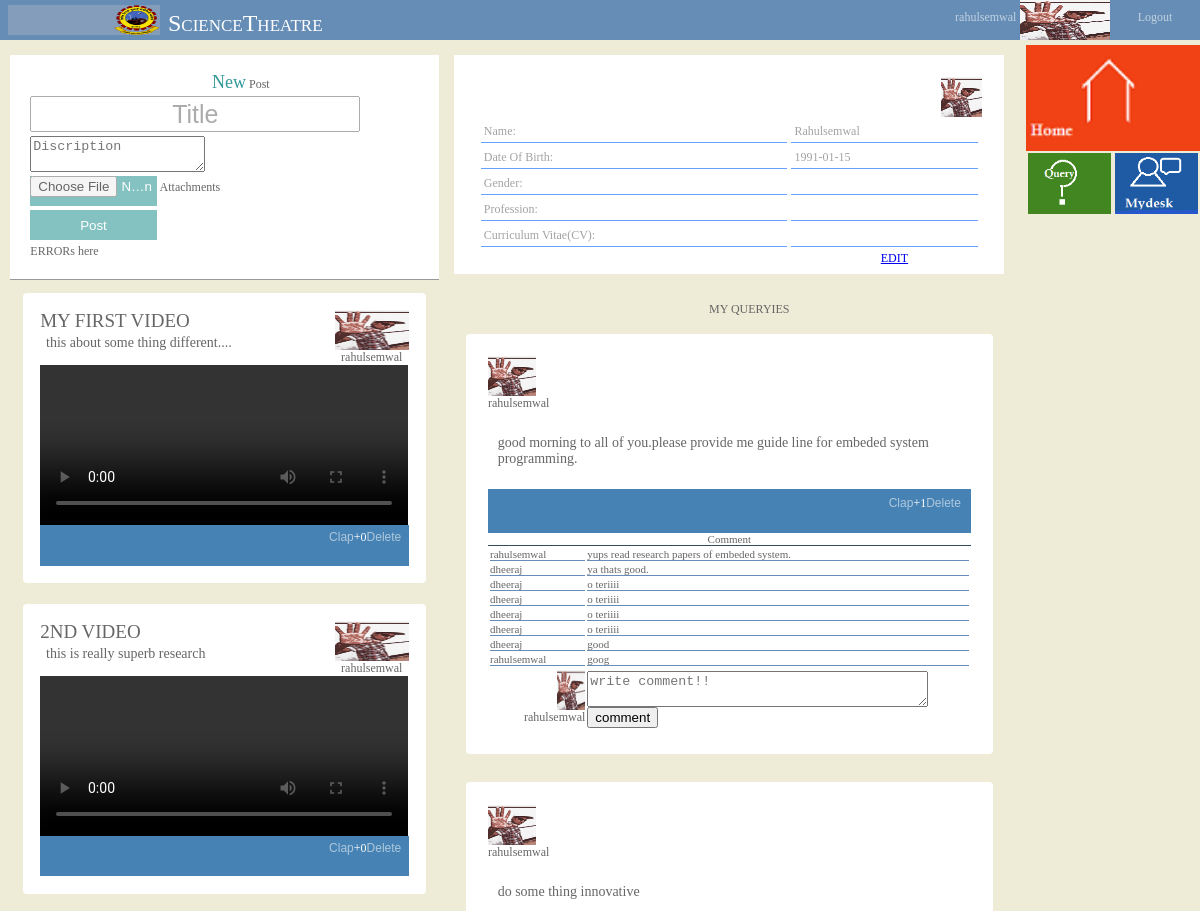
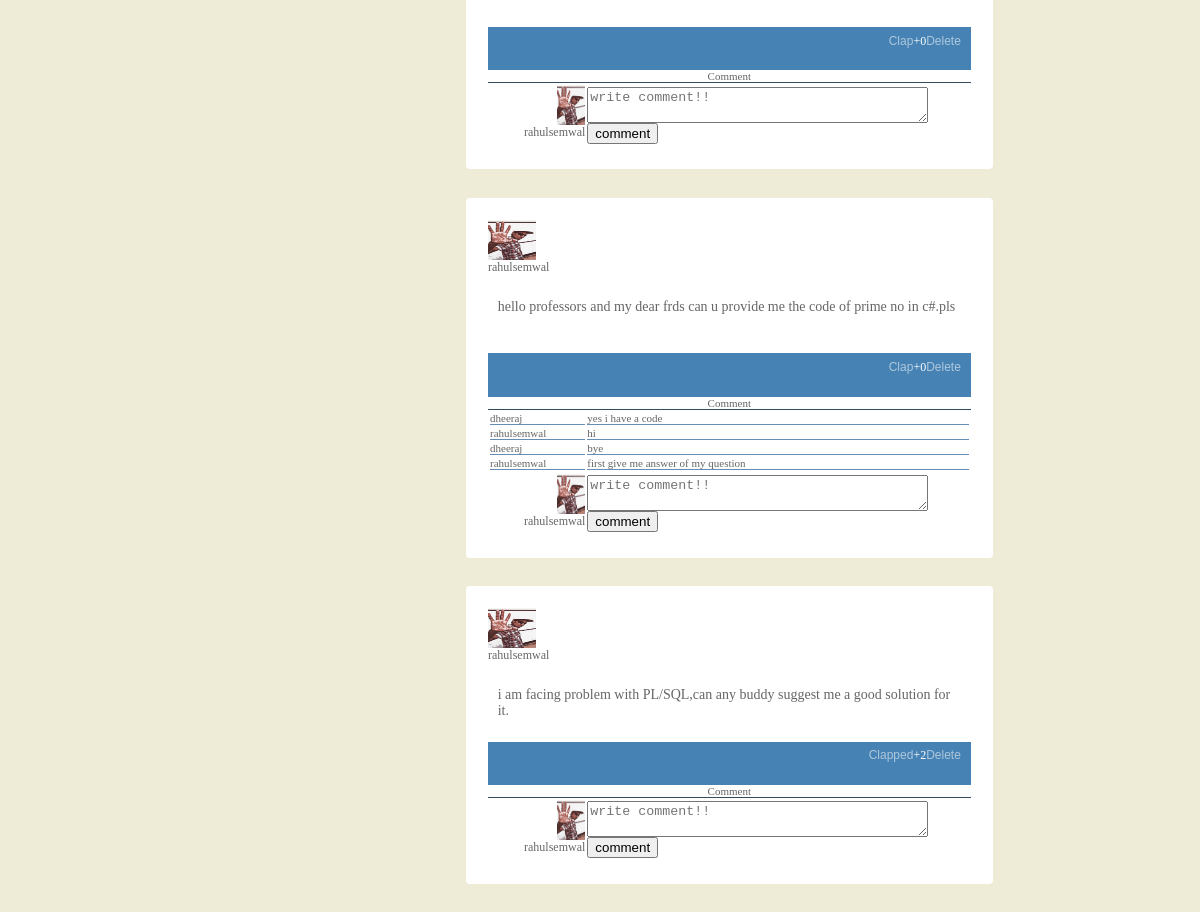
The page /MAIN/mydesk.php (signed in) on the database its author committed (2 pictures, top to bottom).
### tables this page shows
CREATE TABLE IF NOT EXISTS `user` (
  `u_id` bigint(11) NOT NULL AUTO_INCREMENT,
  `name` varchar(100) NOT NULL,
  `username` varchar(100) NOT NULL,
  `password` varchar(100) NOT NULL,
  `dob` date NOT NULL,
  `prof_pic` varchar(50) NOT NULL,
  `gender` varchar(10) DEFAULT NULL,
  `profession` varchar(50) DEFAULT NULL,
  `cv_name` varchar(50) DEFAULT NULL,
  `cv_link` varchar(100) DEFAULT NULL,
  `enable` tinyint(1) DEFAULT '1',
  PRIMARY KEY (`u_id`)
);

CREATE TABLE IF NOT EXISTS `video` (
  `v_id` bigint(11) NOT NULL AUTO_INCREMENT,
  `u_id` bigint(11) NOT NULL,
  `title` varchar(100) NOT NULL,
  `discription` varchar(1000) NOT NULL,
  `link` varchar(100) NOT NULL,
  `submit_date` date NOT NULL,
  `like` bigint(111) NOT NULL DEFAULT '0',
  `update` bigint(111) NOT NULL DEFAULT '0',
  `enable` tinyint(1) NOT NULL DEFAULT '1',
  PRIMARY KEY (`v_id`)
);

CREATE TABLE IF NOT EXISTS `query_box` (
  `q_id` bigint(11) NOT NULL AUTO_INCREMENT,
  `u_id` bigint(11) NOT NULL,
  `query` varchar(10000) NOT NULL,
  `att_name` varchar(1000) DEFAULT NULL,
  `link` varchar(100) DEFAULT NULL,
  `submit_date` date NOT NULL,
  `like` bigint(111) NOT NULL DEFAULT '0',
  `update` bigint(111) NOT NULL DEFAULT '0',
  `enable` tinyint(1) NOT NULL DEFAULT '1',
  PRIMARY KEY (`q_id`)
);

CREATE TABLE IF NOT EXISTS `query_comment` (
  `qc_id` bigint(11) NOT NULL AUTO_INCREMENT,
  `u_id` bigint(11) NOT NULL,
  `q_id` bigint(11) NOT NULL,
  `comment` varchar(10000) NOT NULL,
  `submit_date` date NOT NULL,
  `enable` tinyint(1) NOT NULL DEFAULT '1',
  PRIMARY KEY (`qc_id`)
);

### MAIN/mydesk.php (the view, shortened to what this page needs)
<!DOCTYPE html PUBLIC "-//W3C//DTD XHTML 1.0 Transitional//EN" "http://www.w3.org/TR/xhtml1/DTD/xhtml1-transitional.dtd">
<html xmlns="http://www.w3.org/1999/xhtml">
<head>
<link rel="stylesheet" type="text/css" href="css/layout.css" />
<link rel="stylesheet" type="text/css" href="css/header.css" />
<link rel="stylesheet" type="text/css" href="css/content.css" />
<link rel="stylesheet" type="text/css" href="css/sidebar_right.css" />
<link rel="stylesheet" type="text/css" href="css/bucket_left.css" />
</head>
<body>
<div id="header">
<?php include("header.php");?>
</div>
<div id="content">
<div id="bucket_left">
  <div class="first_col">
    <div id="post">
    <form name="newpost" id="newpost" method="post" action="upload.php" enctype="multipart/form-data">
    <table border=0>
    <center><caption><font size="+1" color="#399">New</font> Post</caption></center>
    <tr><td><input class="text" type="text" name="post_title" id="post_title" placeholder="Title" /></td></tr>
    <tr><td><textarea class="area" cols="50" rows="2" name="discription" id="disccription" placeholder="Discription"></textarea></td></tr>
    <tr><td><input class="submit" type="file" name="file" id="file" placeholder="file upload" />&nbsp;Attachments</td></tr>
    <tr><td><input class="submit" type="submit" name="upload" id="upload" value="Post"/></td></tr>
     <tr><td>ERRORs here</td></tr>
    </table>
    </form>
    </div>
	<?php
    $query=mysql_query("select * from video where u_id=$_SESSION[u_id]");
	while($row=mysql_fetch_array($query)){
		$query2=mysql_query("select * from user where u_id='$row[u_id]'");
		$row_user=mysql_fetch_array($query2);
    ?>
    <div id="video">
    <header>
      <span style="float:left; width:80%"><p id="title"><?php echo $row['title'];?></p>
    <p id="discrip"><?php echo $row['discription'];?></p></span>
    <span style="float:right; width:20%"><img src="<?php echo $row_user['prof_pic']?>" height="40px" width="100%"  /><p><center><?php echo $row_user["name"];?></center></p></span>
    </header>
    <a href="<?php echo $row['link'];?>"><video controls="" height="160px" width="100%" >
    <source src="<?php echo $row['link'];?>" />
    </video></a>
    <footer align="right">
    <?php
	$query3=mysql_query("select * from video_clap where u_id=$_SESSION[u_id] and v_id=$row[v_id]");
	$row_video_clap=mysql_fetch_array($query3);
	if($_SESSION['u_id']==$row_video_clap['u_id'])
	   echo "<a href=\"clap.php?u_id="."$_SESSION[u_id]"."&v_id=$row[v_id]&ope=clapped&like=$row[like]&type=video"."\">Clapped</a>";
	else
	   echo "<a href=\"clap.php?u_id="."$_SESSION[u_id]"."&v_id=$row[v_id]&ope=clap&like=$row[like]&type=video"."\">Clap</a>";
	 echo "+".$row['like'];
	if($_SESSION['u_id']==$row['u_id'])
	   echo "<a href=\"delete.php?u_id="."$_SESSION[u_id]"."&v_id=$row[v_id]&ope=delete&type=video"."\">Delete</a>";
	?>
    </footer>
    </div>
   <?php
	}
	?>
  </div>
 <div class="forth_col">
   <div class="profile">
 <?php
 $query=mysql_query("select * from user where u_id=$_SESSION[u_id]");
 $row_user_profile=mysql_fetch_array($query);
 ?>
  <span style="float:right; width:8%"> <img src="<?php echo $row_user_profile['prof_pic']?>" height="40px" width="100%"  /></span>
  <table border="0" width="100%" align="center" cellpadding="3px" cellspacing="4px">
  <tr>
   <td width=""><p><label for="cname">Name:</label></p></td>
   <td><p><?php echo ucfirst($row_user_profile['name']);?></p></td>
  </tr>
  <tr>
    <td><p><label for="cname">Date Of Birth:</label></p></td>
    <td><p><?php echo ucfirst($row_user_profile['dob']);?></p></td>
  <tr>
    <td><p><label for="cname">Gender:</label></p></td>
    <td><p><?php echo ucfirst($row_user_profile['gender']);?></p></td>
  </tr>
  <tr>
   <td><p><label for="cname">Profession:</label></p></td>
   <td><p><?php echo ucfirst($row_user_profile['profession']);?></p></td>
  </tr>
  <tr>
   <td><p><label for="cname">Curriculum Vitae(CV):</label></p></td>
   <td><p><a href="<?php echo $row_user_profile['cv_link'];?>"><?php echo ucfirst($row_user_profile['cv_name']); ?></a></p></td>
  </tr>
 </table>
 <span style="float:right; width:20%"><?php echo "<a href=\"edit_profile.php?u_id=".$row_user_profile['u_id']."\";?>EDIT</a>";  ?></span>
   </div>
    <?php echo "<center><ul>MY QUERYIES</ul></center> ";
    $query=mysql_query("select * from query_box where u_id='$_SESSION[u_id]' order by q_id desc;");
	while($row=mysql_fetch_array($query)){
		$query2=mysql_query("select * from user where u_id='$row[u_id]'");
		$row_user=mysql_fetch_array($query2);
    ?>
    <div class="query">
    <header>
            <div style="height:auto; max-width:100%;margin-bottom:5%; word-wrap:break-word;">
            <img src="<?php echo $row_user['prof_pic']?>" height="40px" width="10%"  />
            <p><?php echo $row_user["name"];?></p>
            </div>
    </header>
   <div style="height:30px;width:100%;margin-bottom:5%;">
    <p id="discrip"><?php echo $row['query'];?></p>
    </div>
    <footer align="right">
         <?php
	       $query3=mysql_query("select * from query_clap where u_id=$_SESSION[u_id] and q_id=$row[q_id]");
	       $row_query_clap=mysql_fetch_array($query3);
	       if($_SESSION['u_id']==$row_query_clap['u_id'])
	          echo "<a href=\"clap.php?u_id="."$_SESSION[u_id]"."&q_id=$row[q_id]&ope=clapped&like=$row[like]&type=query"."\">Clapped</a>";
	       else
	          echo "<a href=\"clap.php?u_id="."$_SESSION[u_id]"."&q_id=$row[q_id]&ope=clap&like=$row[like]&type=query"."\">Clap</a>";
	       echo "+".$row['like'];
	       if($_SESSION['u_id']==$row['u_id'])
	          echo "<a href=\"delete.php?u_id="."$_SESSION[u_id]"."&q_id=$row[q_id]&ope=delete&type=query"."\">Delete</a>";
	?>
 </footer>
<div id="<?php echo $row['q_id'];?>" class="comment_box">
   <table class="comment_table">
   <caption>Comment</caption>
   <?php
     $query_comment=mysql_query("select * from query_comment where q_id='$row[q_id]'");
	 while($row_query_comment=mysql_fetch_array($query_comment)){
		 $query_user=mysql_query("select * from user where u_id='$row_query_comment[u_id]'");
		 $row_user_comment=mysql_fetch_array($query_user);
		 echo '<tr><td width="20%">'.$row_user_comment['name'].'</td>';
		 echo '<td width="80%">'.$row_query_comment['comment'].'</td></tr>';
		 }
   ?>
   </table>
   <table>
   <tr bordercolordark="#3333FF">
      <td align="right" width="20%"><div style="height:auto; max-width:100%;margin-bottom:5%; word-wrap:break-word;">
            <?php
              $query4=mysql_query("select * from user where u_id=$_SESSION[u_id]");
			  $row_user_insert_comment=mysql_fetch_array($query4);
			?>
            <img src="<?php echo $row_user_insert_comment['prof_pic']?>" height="40px" width="30%"  />
            <p><?php echo $row_user_insert_comment["name"];?></p>
            </div>
       </td>
       <td width="80%"> <form name="do_comment" method="post" action="comment_insert.php" enctype="multipart/form-data">
             <textarea name="your_comment" id="your_comment" draggable="false" spellcheck="true" placeholder="write comment!!" rows="2" cols="40" required="required"></textarea>
            <input type="submit" name="comment_submit" value="comment" />
            </form>
        </td>
   </tr>
</table>
</div>
    </div>
   <?php
	}
	?>
 </div>
</div>
<div id="sidebar_right">
<?php require_once("sidebar_right.php");?>
</div>
</div>
</body>
</html>

### MAIN/header.php
<div class="header_left">
   <div id="logo">
     <img src="image/logo.png" width="30%" height="30px" />
    </div>
   <div id="web_name"><p>ScienceTheatre</p></div>
</div>
 <?php
            if(@$_SESSION['u_id']!=""){
                $query_prof_pic=mysql_query("select * from user where u_id=$_SESSION[u_id]");
                $row_prof_pic=mysql_fetch_array($query_prof_pic);
       ?>
<div class="header_right">
    <div class="user_name"><p><a href="mydesk.php"><?php echo $row_prof_pic['name'];?></a></p></div>
    <div class="prof_pic"><img src="<?php echo $row_prof_pic['prof_pic']; ?>" width="100%" height="40px" /></div>
    <div  id="logout"><p><a  href="logout.php">Logout</a></p></div>
</div>
<?php }?>

### MAIN/sidebar_right.php
<div class=".single_icon">
<a href="home.php"><img src="image/home.png" width="100%" /></a>
</div>
<div class="double_icon">
<a href="query_blog.php"><img src="image/query.png" width="100%" /></a>
</div>
<div class="double_icon">
<a href="mydesk.php"><img src="image/mylab.png" width="100%" /></a>
</div>

### MAIN/css/layout.css (style rules this page uses)
body { margin:0; padding:0; font-size:12px; font-family:Georgia, "Times New Roman", Times, serif; color:#919191; background-color:rgba(215, 212, 158, 0.42); color:#FFF; }
p { margin-top:0; margin-bottom:0; word-wrap:break-word; }
p a { text-decoration:none; opacity:.6; }

### MAIN/css/header.css (style rules this page uses)
#header { width:100%; height:40px; background-color:#658db5; }
#header .header_left { width:70%; height:inherit; float:left; }
#header .header_right { width:30%; height:inherit; float:right; }
#header .header_left #logo { width:18%; height:30px; margin:5px 1% 5px 1%; background-color:rgba(214, 202, 202, 0.26); float:left; }
#header .header_left #logo img { float:right; }
#header .header_left #web_name { width:80%; height:inherit; float:left; color:#FFFFFF; text-align:start; font-size:2em; font-variant:small-caps; }
#header .header_left #web_name p { margin-top:10px; }
#header .header_right .user_name { width:50%; height:inherit; float:left; color:#FFFFFF; }
#header .header_right .user_name p { margin-top:10px; float:right; margin-right:2%; }
#header .header_right .user_name p a { color:white; }
#header .header_right .prof_pic { width:25%; height:inherit; float:left; }
#header .header_right #logout { width:25%; height:inherit; float:left; text-align:center; }
#header .header_right #logout p,#header .header_right #logout p a { margin-top:10px; text-decoration:none; color:#FFFFFF; }

### MAIN/css/content.css (style rules this page uses)
#content { width:100%; height:auto; }

### MAIN/css/sidebar_right.css (style rules this page uses)
#sidebar_right { width:14.5%; height: auto; margin-top:0.4%; color:#399; float:right; position:fixed; right:0; }
#sidebar_right .double_icon { width:48%; height:auto; margin:1% 1% 1% 1%; float:left; }

### MAIN/css/bucket_left.css (style rules this page uses)
#bucket_left { width:85%; height:auto; margin-top:0.4%; color:#666666; float:left; padding-bottom:20px; }
.first_col { width:42%; height:auto; margin:1% 1% 1% 1%; border-bottom-right-radius:20px; float:left; }
.forth_col { width:55%; height:auto; margin:1% 1% 1% 0; border-bottom-right-radius:20px; float:left; }
.comment_table { font-size:11px; border-top:#658db5 inset thin }
.comment_table tr td { border-bottom:#658db5 inset thin; }
.profile { height:auto; margin:0% 1% 5% 1%; background:#FFFFFF; padding:4%; }
.profile table tr td { border-bottom:#0066FF inset thin; opacity:0.6; }
.first_col #post,.query_blog #post { border-bottom:#999999 groove thin; -webkit-opacity: border .6; background:#FFFFFF; padding:4%; }
.first_col #post table,.query_blog #post table { width:100%; height:auto; }
.comment_box table { width:100%; height:auto; }
.comment_box table tr td { padding:0%; }
.first_col #video,.second_col .document,.third_col .document,.query_blog .query,.forth_col .query { margin-top:10%; background-color:#FFFFFF; margin:3% 3% 5% 3%; padding:4%; border-radius:4px; }
.first_col #video footer,.second_col .document footer,.third_col .document footer,.query_blog .query footer,.forth_col .query footer { width: inherit; height: 30px; padding-top: 1.4%; padding-bottom: 1.4%; background-color: steelblue; color: #FFFFFF; padding-right:2%; }
.first_col #video footer a,.second_col .document footer a,.third_col .document footer a,.query_blog .query footer a,.forth_col .query footer a { text-decoration: none; font-family:Tahoma, Geneva, sans-serif; color: #F3F6F6; }
.first_col #video footer a,.second_col .document footer a,.third_col .document footer a,.query_blog .query footer a,.forth_col .query footer a { opacity:.6; }
#content table { width:100%; height:auto; color:#666666; margin:0 auto; }
#content input.text { height:30px; -webkit-opacity:.6; -webkit-transition: width .4s; }
#content input.text[placeholder] { font-size:25px; text-align:center; -webkit-opacity:.6; }
#content input.submit,.forth_col input.submit { width:30%; height:30px; border:0px; background-color:#399; color:#FFFFFF; -webkit-opacity:.6; -webkit-transition: opacity .4s; -webkit-transition: width .4s; }
.area { height:30px; max-width:40%; max-height:30px; }
#bucket_left #title { height: auto; margin-top: 0; margin-bottom: 1%; font-size: 19px; text-transform: uppercase; word-wrap: break-word; }
#bucket_left #discrip { height: auto; margin: 1% 2% 0% 2%; margin-bottom: 0; font-size: 14px; word-wrap: break-word; border-radius: 5px; }

### rows shown on the page
user: name "rahulsemwal", prof_pic (picture), name "Rahulsemwal", dob "1991-01-15"
video: title "MY FIRST VIDEO", discription "this about some thing different....", u.prof_pic (picture), u.name "rahulsemwal", like "0"
video: title "2ND VIDEO", discription "this is really superb research", u.prof_pic (picture), u.name "rahulsemwal", like "0"
query_box: u.prof_pic (picture), u.name "rahulsemwal", query "good morning to all of you.please provide me guide line for embeded system programming.", like "1"
query_comment: u.name "rahulsemwal", comment "yups read research papers of embeded system."
query_comment: u.name "dheeraj", comment "ya thats good."
query_comment: u.name "dheeraj", comment "o teriiii"
query_comment: u.name "dheeraj", comment "o teriiii"
query_comment: u.name "dheeraj", comment "o teriiii"
query_comment: u.name "dheeraj", comment "o teriiii"
query_comment: u.name "dheeraj", comment "good"
query_comment: u.name "rahulsemwal", comment "goog"
query_box: u.prof_pic (picture), u.name "rahulsemwal", query "do some thing innovative", like "0"
query_box: u.prof_pic (picture), u.name "rahulsemwal", query "hello professors and my dear frds can u provide me the code of prime no in c#.pls", like "0"
query_comment: u.name "dheeraj", comment "yes i have a code"
query_comment: u.name "rahulsemwal", comment "hi"
query_comment: u.name "dheeraj", comment "bye"
query_comment: u.name "rahulsemwal", comment "first give me answer of my question"
query_box: u.prof_pic (picture), u.name "rahulsemwal", query "i am facing problem with PL/SQL,can any buddy suggest me a good solution for it.", like "2"
